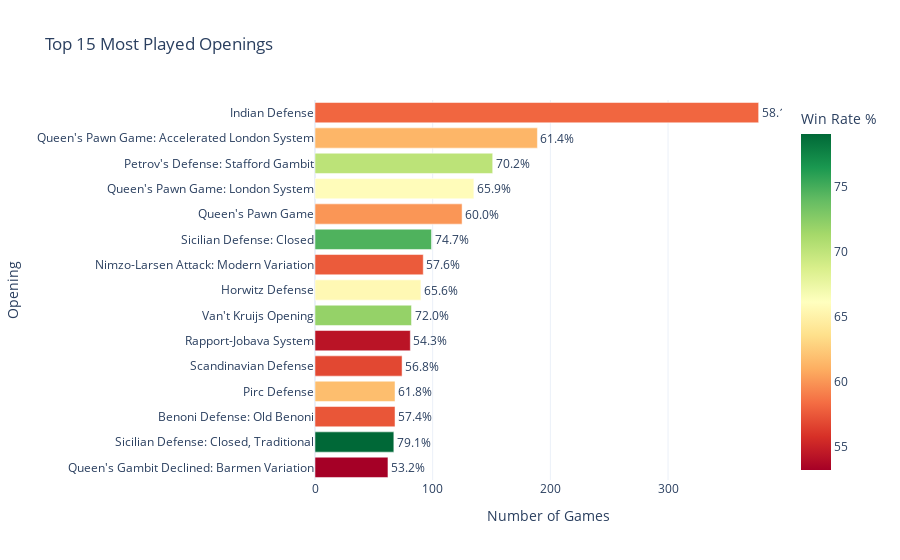

Write notebook code for a chart like this one.
### Code cell
# Top openings visualization
top_openings = opening_stats_filtered.nlargest(15, 'games')

fig_openings = px.bar(
    top_openings, x='games', y='opening_name', orientation='h',
    title='Top 15 Most Played Openings',
    labels={'games': 'Number of Games', 'opening_name': 'Opening'},
    color='win_rate_pct', color_continuous_scale='RdYlGn',
    text='win_rate_pct'
)
fig_openings.update_traces(texttemplate='%{text:.1f}%', textposition='outside')
fig_openings.update_layout(
    template=CHART_TEMPLATE,
    yaxis={'categoryorder': 'total ascending'},
    coloraxis_colorbar_title='Win Rate %'
)
fig_openings.show()

### Figure 1 — Plotly figure (JSON) as saved in the notebook; plotly's stock layout.template omitted (floating-point values rounded to 4 significant figures)
{"data": [{"hovertemplate": "Number of Games=%{x}<br>Opening=%{y}<br>win_rate_pct=%{marker.color}<extra></extra>", "legendgroup": "", "marker": {"color": [58.1, 61.4, 70.2, 65.9, 60.0, 74.7, 57.6, 65.6, 72.0, 54.3, 56.8, 57.4, 61.8, 79.1, 53.2], "coloraxis": "coloraxis", "pattern": {"shape": ""}}, "name": "", "orientation": "h", "showlegend": false, "text": [58.1, 61.4, 70.2, 65.9, 60.0, 74.7, 57.6, 65.6, 72.0, 54.3, 56.8, 57.4, 61.8, 79.1, 53.2], "textposition": "outside", "texttemplate": "%{text:.1f}%", "type": "bar", "x": [377, 189, 151, 135, 125, 99, 92, 90, 82, 81, 74, 68, 68, 67, 62], "xaxis": "x", "y": ["Indian Defense", "Queen's Pawn Game: Accelerated London System", "Petrov's Defense: Stafford Gambit", "Queen's Pawn Game: London System", "Queen's Pawn Game", "Sicilian Defense: Closed", "Nimzo-Larsen Attack: Modern Variation", "Horwitz Defense", "Van't Kruijs Opening", "Rapport-Jobava System", "Scandinavian Defense", "Benoni Defense: Old Benoni", "Pirc Defense", "Sicilian Defense: Closed, Traditional", "Queen's Gambit Declined: Barmen Variation"], "yaxis": "y"}], "layout": {"barmode": "relative", "coloraxis": {"colorbar": {"title": {"text": "Win Rate %"}}, "colorscale": [[0, "rgb(165,0,38)"], [0.1, "rgb(215,48,39)"], [0.2, "rgb(244,109,67)"], [0.3, "rgb(253,174,97)"], [0.4, "rgb(254,224,139)"], [0.5, "rgb(255,255,191)"], [0.6, "rgb(217,239,139)"], [0.7, "rgb(166,217,106)"], [0.8, "rgb(102,189,99)"], [0.9, "rgb(26,152,80)"], [1, "rgb(0,104,55)"]]}, "legend": {"tracegroupgap": 0}, "title": {"text": "Top 15 Most Played Openings"}, "xaxis": {"anchor": "y", "domain": [0, 1], "title": {"text": "Number of Games"}}, "yaxis": {"anchor": "x", "categoryorder": "total ascending", "domain": [0, 1], "title": {"text": "Opening"}}}}
